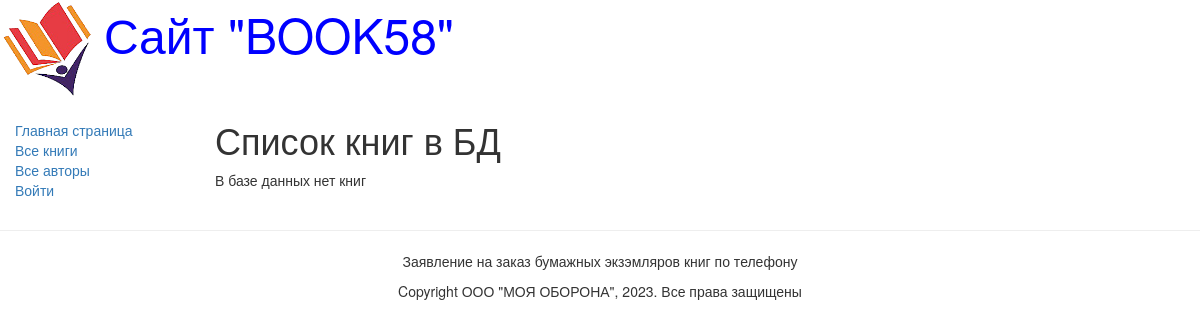
/books/, run on an earlier commit of the app's database.
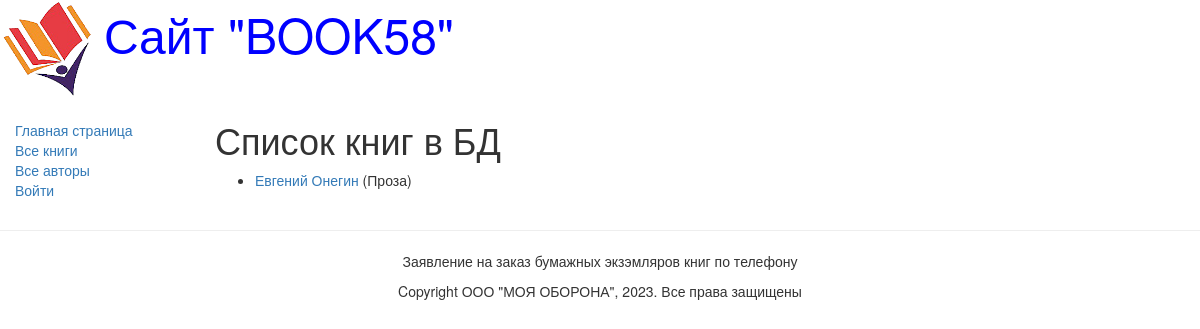
And on a later commit of the database.
### catalog/models.py (models this page shows, shortened)
class Book(models.Model):
    title = models.CharField(max_length=200, help_text="Название книги", verbose_name="Название книги")
    genre = models.ForeignKey('Genre', on_delete=models.CASCADE, help_text="Выберите жанр книги", verbose_name="Жанр книги", null=True)
    language = models.ForeignKey('Language', on_delete=models.CASCADE, help_text="Выберите язык книги", verbose_name="Язык книги", null=True)
    author = models.ManyToManyField('Author', help_text="Выберите автора книги", verbose_name="Автор книги")
    summary = models.TextField(max_length=1000, help_text="Введите краткое описание книги", verbose_name="Краткое описание книги")
    isbn = models.CharField(max_length=13, help_text="Должно содержать 13 символов", verbose_name="ISBN книги")
    file = models.FileField(upload_to='books/')
    price = models.CharField(max_length=20, null=True,help_text="Введите цену", verbose_name="Цена")
    def display_author(self):
        return ', '.join([author.last_name for author in self.author.all()])
    display_author.short_description = 'Авторы'
    def get_absolute_url(self):
        return reverse('book-detail', args=[str(self.id)])

class Genre(models.Model):
    name=models.CharField(max_length=200, help_text="Введите жанр книги", verbose_name="Жанр книги")
    def __str__(self):
        return self.name

### catalog/views.py (the view)
# urls.py: url(r'^books/$', views.BookListView.as_view(), name='books'),
class BookListView(generic.ListView):
    model = Book
    paginate_by = 3

### templates/catalog/book_list.html (shortened to what this page needs)
{% extends "base_generic.html" %}
{% block content %}
    <h1>Список книг в БД</h1>
    {% if book_list %}
    <ul>
      {% for book in book_list %}
      <li>
        <a href="{{ book.get_absolute_url }}">
                 {{ book.title }}</a>
                 ({{book.genre}})
      </li>
      {% endfor %}
    </ul>
    {% else %}
      <p>В базе данных нет книг</p>
    {% endif %}
{% endblock %}

What changed in the data, as far as the page shows it:
added Book: title "Евгений Онегин", genre "Проза"
Also different on the page:
text no longer shown: "В базе данных нет книг"
